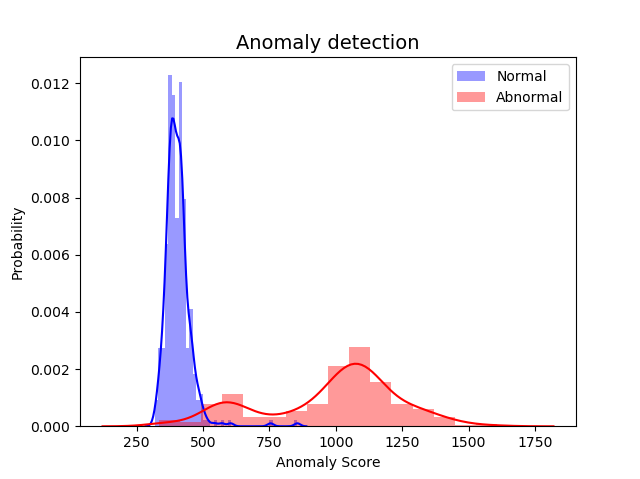

This figure's Python source:
# -*- coding: utf-8 -*-
"""
Created on Tue Oct 15 14:22:44 2019

@author: Tseng Yi-Yao
"""

import matplotlib.pyplot as plt
import random
import seaborn as sns

#Read txt file

file = open('anomaly_score.txt')
text = []

for line in file:
    text.append(line)

# Text array to data list

normal = []
abnormal = []
label =[]
filename =[]
for i in range (len(text)):

    string = text[i].split(" ")
    
    filename.append(string[0])
    label.append(string[1])
    
    if label[i] ==  "normal":
    
        normal.append(int(float(string[2])))
    else:
        abnormal.append(int(float(string[2])))


#x 軸數量
if len(normal) > len(abnormal):
    bins = len(normal)
else:
    bins = len(abnormal)

#plt.hist([normal,abnormal], bins=bins,label = ['Normal','Abnormal'],color=['blue','red'],alpha=0.5)

sns.distplot(normal,label="Normal",color="blue")
sns.distplot(abnormal,label="Abnormal",color="red")


plt.title('Anomaly detection',fontsize=14)
plt.xlabel('Anomaly Score')
plt.ylabel('Probability')

                       
plt.legend()
plt.show()
 
